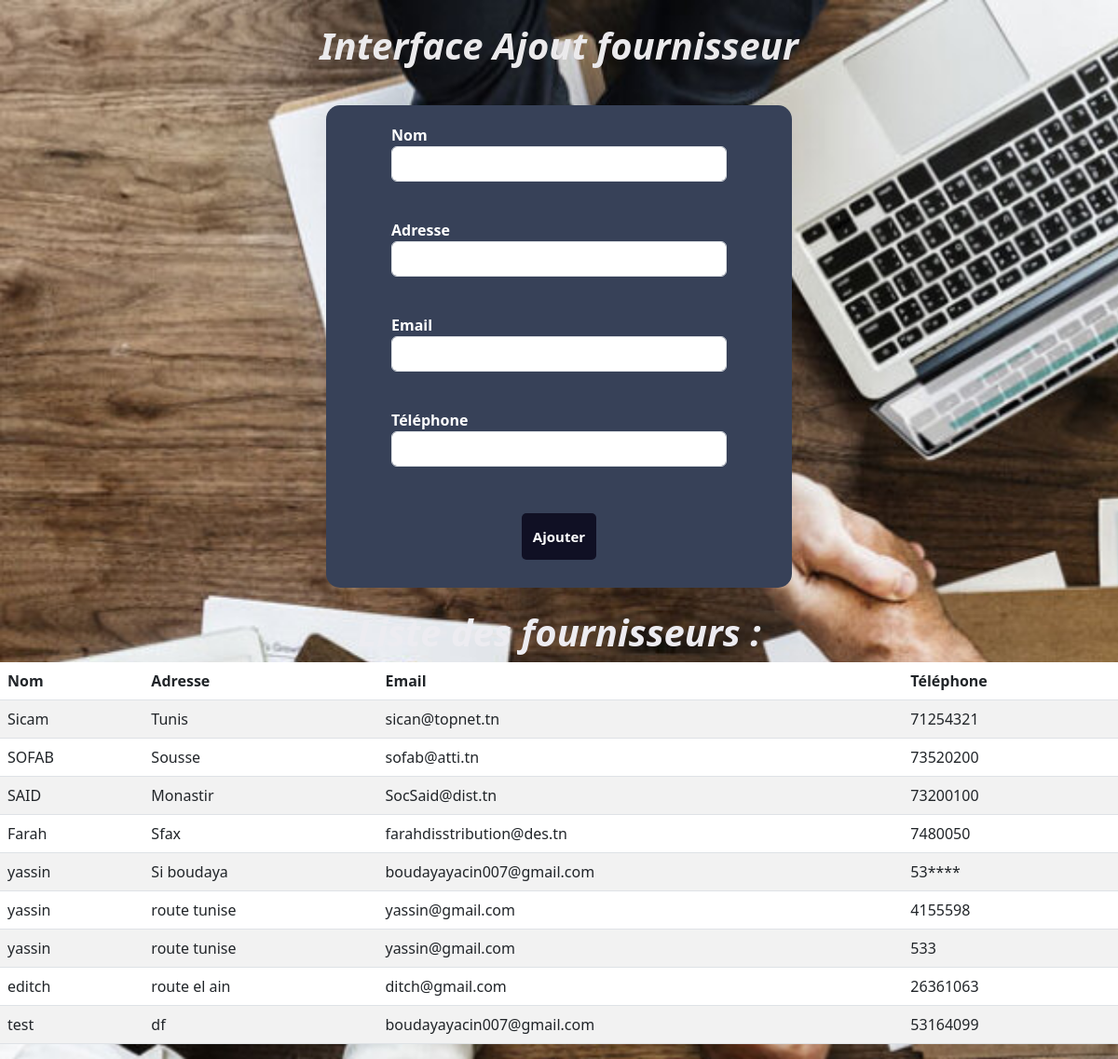
/magasin/nouvFournisseur/, run on the app's committed database.
### magasin/models.py (models this page shows, shortened)
class Fournisseur (models.Model) :
    nom = models.CharField(max_length = 100)
    adresse = models.TextField()
    email= models.EmailField()
    telephone = models.CharField(max_length = 8)

### magasin/views.py (the view)
# urls.py: path('nouvFournisseur/',views.nouveauFournisseur,name='nouveauFour'),
def nouveauFournisseur(request):
    form = FournisseurForm(request.POST or None)
    if request.method == 'POST':
        if form.is_valid():
            form.save()
    fournisseurs = Fournisseur.objects.all()
    context = {'form': form, 'fournisseurs': fournisseurs}
    return render(request, 'magasin/fournisseur.html', context)

### magasin/forms.py
class FournisseurForm (forms.ModelForm) :
    class Meta:
        model = Fournisseur
        fields = "__all__"

### magasin/templates/magasin/fournisseur.html (shortened to what this page needs)
<!DOCTYPE html>
<html lang="fr">
    <head>
    <link rel="stylesheet" href="https://cdn.jsdelivr.net/npm/bootstrap@5.3.0/dist/css/bootstrap.min.css">
    <link rel="stylesheet" href="../../static/css/frs.css">
</head>
<body>
<h1>Interface Ajout fournisseur</h1>
<div class="formglo">
    <form method="post" class="mt-4">
        <div class="form-group">
            <label for="nom">Nom</label>
            <input type="text" id="nom" name="nom" class="form-control" required>
        </div>
        <div class="form-group">
            <label for="adresse">Adresse</label>
            <input type="text" id="adresse" name="adresse" class="form-control" required>
        </div>
        <div class="form-group">
            <label for="email">Email</label>
            <input type="email" id="email" name="email" class="form-control" required>
        </div>
        <div class="form-group">
            <label for="telephone">Téléphone</label>
            <input type="tel" id="telephone" name="telephone" class="form-control" required>
        </div>
        <button type="submit" >Ajouter</button>
    </form>
</div>
<h4 class="mt-4">Liste des fournisseurs :</h4>
<table class="table table-striped">
    <thead>
        <tr>
            <th>Nom</th>
            <th>Adresse</th>
            <th>Email</th>
            <th>Téléphone</th>
        </tr>
    </thead>
    <tbody>
        {% for fournisseur in fournisseurs %}
            <tr>
                <td>{{ fournisseur.nom }}</td>
                <td>{{ fournisseur.adresse }}</td>
                <td>{{ fournisseur.email }}</td>
                <td>{{ fournisseur.telephone }}</td>
            </tr>
        {% empty %}
            <tr>
                <td colspan="4">Aucun fournisseur disponible.</td>
            </tr>
        {% endfor %}
    </tbody>
</table>
</body>
</html>

### magasin/static/css/frs.css (style rules this page uses)
body { color: white; background-image: url('/media/frs.jpg'); }
form { width: 400px; margin: 0 auto; }
.form-group label { font-weight: bold; text-align: center; }
.form-group { margin: 20px; }
.formglo { background-color: #374158; width: 500px; margin: 0 auto; border-radius: 5px; margin-top: 40px; }
button { margin-top: 30px; margin-bottom: 30px; background-color:rgb(16, 16, 36) ; font-weight: bold; color: white; font-size: 15px; border-radius: 5px; width: 80px; height: 50px; border: 0; margin-left: 40%; }
h1 { margin-top: 25px; text-align: center; font-style: italic; font-weight: bold; color: #7F5056; }
h4 { text-align: center; font-style: italic; font-weight: bold; font-size: 35px; color: #7F5056; }

### magasin/templates/magasin/fournisseur.html (style rules this page uses)
body { color: white; background-image: url('/media/frs.jpg'); background-repeat: no-repeat; background-size: cover; }
form { width: 400px; margin: 0 auto; }
.form-group label { font-weight: bold; text-align: center; margin-top: 20px; }
.form-group { margin: 20px; }
.formglo { background-color: #374158; width: 500px; margin: 0 auto; border-radius: 15px; margin-top: 40px; }
button { margin-top: 30px; margin-bottom: 30px; background-color:rgb(16, 16, 36) ; font-weight: bold; color: white; font-size: 15px; border-radius: 5px; width: 80px; height: 50px; border: 0; margin-left: 40%; }
h1 { margin-top: 25px; text-align: center; font-style: italic; font-weight: bold; color: #ebeaec; font-size: 40px; font-weight: bold; }
h4 { font-weight: bold; text-align: center; font-style: italic; font-weight: bold; color: #edecf1; font-size: 40px; }

### data on the page
Fournisseur: nom "Sicam", adresse "Tunis", email "sican@topnet.tn", telephone "71254321"
Fournisseur: nom "SOFAB", adresse "Sousse", email "sofab@atti.tn", telephone "73520200"
Fournisseur: nom "SAID", adresse "Monastir", email "SocSaid@dist.tn", telephone "73200100"
Fournisseur: nom "Farah", adresse "Sfax", email "farahdisstribution@des.tn", telephone "7480050"
Fournisseur: nom "yassin", adresse "Si boudaya", email "boudayayacin007@gmail.com", telephone "53****"
Fournisseur: nom "yassin", adresse "route tunise", email "yassin@gmail.com", telephone "4155598"
Fournisseur: nom "yassin", adresse "route tunise", email "yassin@gmail.com", telephone "533"
Fournisseur: nom "editch", adresse "route el ain", email "ditch@gmail.com", telephone "26361063"
Fournisseur: nom "test", adresse "df", email "boudayayacin007@gmail.com", telephone "53164099"
